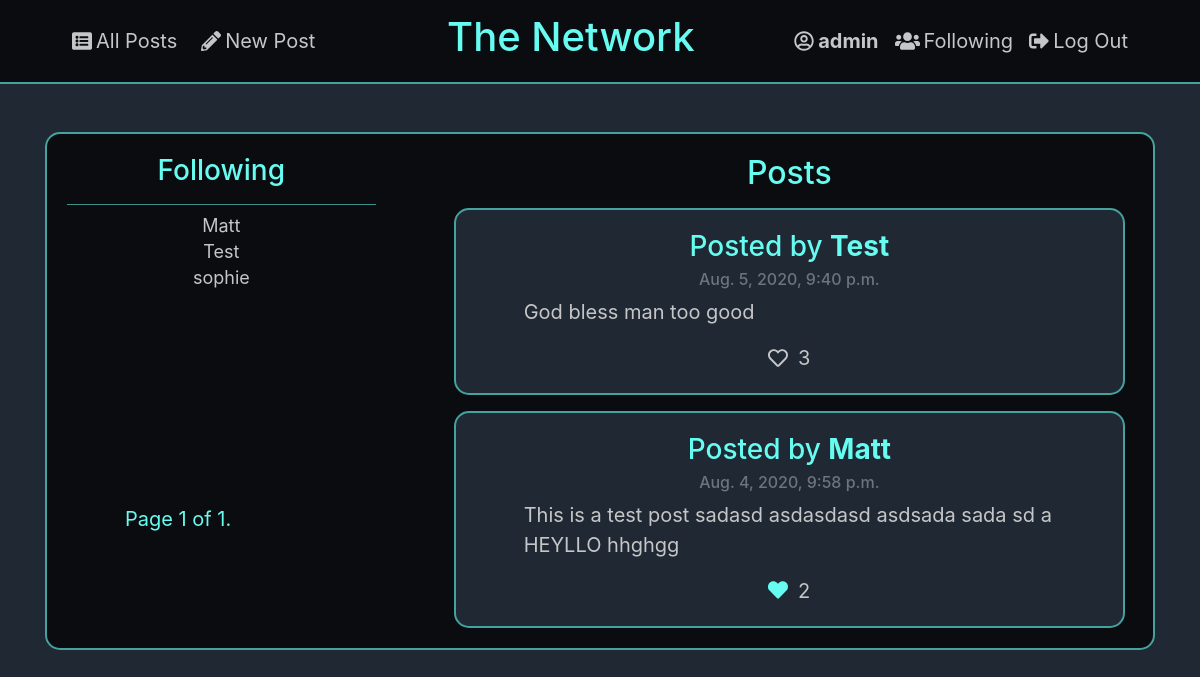
Page /following (signed in) on the earlier database version.
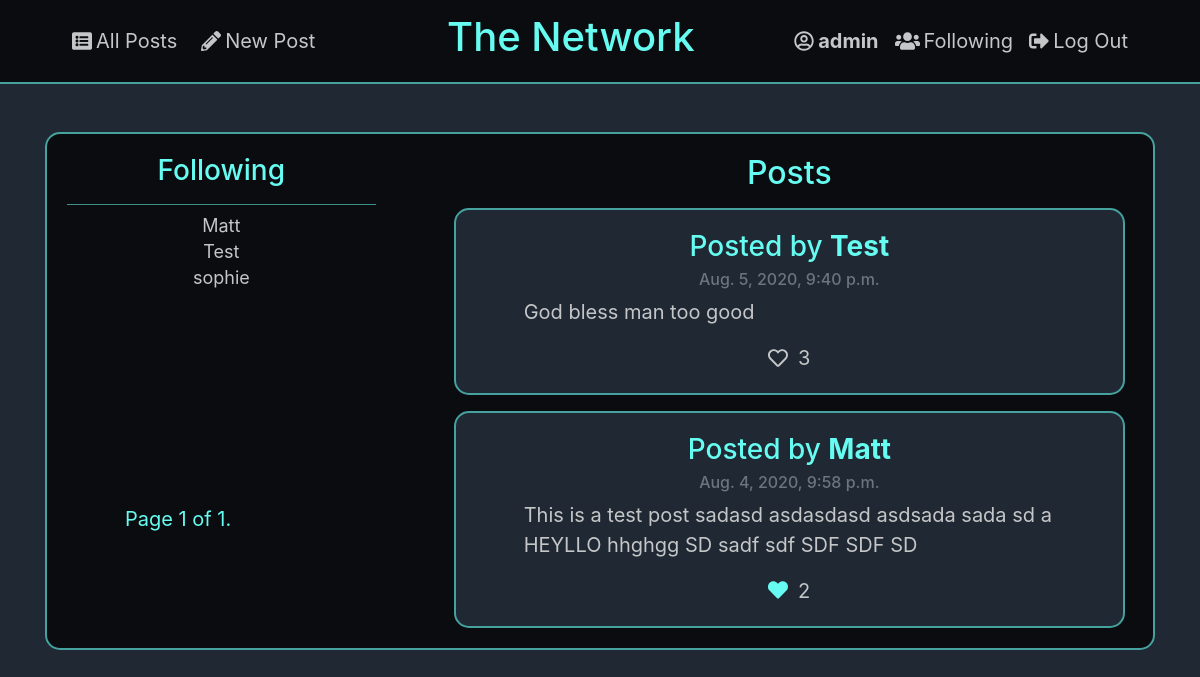
Same page on the later database version.
### network/models.py (models this page shows, shortened)
class User(AbstractUser):
    following = models.ManyToManyField('User', blank=True)

class Post(models.Model):
	content = models.CharField(max_length = 1000)
	date = models.DateTimeField(auto_now_add=True)
	username = models.CharField(max_length = 30)
	likes = models.ManyToManyField(User, blank=True)
	id = models.AutoField(primary_key=True)

### network/views.py (the view)
# urls.py: path("following", views.following, name="following"),
@login_required
def following(request):
    user = request.user
    following = request.user.following.all()
    following_usernames = [user.username for user in following]
    following_posts = Post.objects.filter(username__in=following_usernames).order_by('-date')
    paginator = Paginator(following_posts, 10)
    page_number = request.GET.get('page')
    page_obj = paginator.get_page(page_number)
    return render(request, "network/following.html", {"following": following, "page_obj": page_obj})

### network/templates/network/following.html (shortened to what this page needs)
{% extends "network/layout.html" %}
{% block body %}
	<div class="card profile-border background-color neutral-color" style="min-height:60vh">
	    <div class="row neutral-color">
	    	<div class="col-4">
				<div class="card-body text-center" style=" line-height:9px">
					<h3 class="card-title text-center light-accent"> Following </h3>
					<hr class="dark-accent">
					{% for user in following %}
						<p><a href="{% url 'profile' user.username %}" style="font-size: 18px;" class="neutral-link"> {{user.username}} </a></p>
					{% endfor %}
				</div>
				{% if page_obj %}
					<nav class="fixed-scroll-following mt-5 light-accent text-center" aria-label="Page navigation example">
						<p class="" style="font-size: 20px">
					        Page {{ page_obj.number }} of {{ page_obj.paginator.num_pages }}.
					    </p>
					</nav>
				{% endif %}
			</div>
	    	<div class="col-8">
				<div class="card-body">
					<h2 class="card-title text-center light-accent">Posts</h2>
					{% for post in page_obj %}
				    	<div class="mt-3 mx-2 px-5 card profile-border alt-background-color neutral-color">
							<div style="font-size: 20px" class="card-body">
								<h3 class="card-title text-center light-accent">Posted by <a class="light-accent" href="users/{{post.username}}"><strong> {{ post.username }}</strong></a></h3>
								<h6 class="mb-2 card-subtitle text-center text-muted"> {{post.date}} </h6>
								<div class="content-box">
									<p> {{post.content}} </p>
								</div>
								<div class="mt-2 text-center">
									{% if user.is_authenticated %}
										{% if user in post.likes.all %}
											<a onclick="profile_unlike(this, 'profile')"><i class="light-accent fas fa-heart mr-1"></i></a>
										{% else %}
											<a onclick="profile_like(this, 'profile')"><i class="neutral-link far fa-heart mr-1"></i></a>
										{% endif %}
									{% else %}
										<a onclick="login_message(this)"><i class="neutral-link far fa-heart mr-1"></i></a>
									{% endif %}
									<span> {{post.likes.count}} </span>
								</div>
							</div>
						</div>
				    {% empty %}
				    	{% if not following %}
				    		<h3 class="text-center light-accent"> You aren't following anybody! </h3>
				    	{% else %}
				    		<h3 class="text-center light-accent"> No posts from the people you are following! </h3>
				    	{% endif %}
				    {% endfor %}
				</div>
    		</div>
    	</div>
    </div>
{% endblock %}

### network/templates/network/layout.html (shortened to what this page needs)
{% load static %}
<!DOCTYPE html>
<html lang="en">
	<head>
		<link rel="stylesheet" href="https://stackpath.bootstrapcdn.com/bootstrap/4.4.1/css/bootstrap.min.css">
		<link href="{% static 'network/styles.css' %}" rel="stylesheet">
	</head>
	<body class="alt-background-color">
		<nav class="background-color navbar navbar-border navbar-expand-lg justify-content-between" style="font-size: 20px">
			<div class="ml-5">
				<ul class="navbar-nav mr-auto">
					<li class="nav-item">
					 	<a class="nav-link neutral-link" href="{% url 'index' %}"><i class="mr-1 fas fa-list-alt"></i>All Posts</a>
					</li>
					{% if user.is_authenticated %}
						<li class="nav-item ml-2">
						 	<a class="nav-link neutral-link" href="{% url 'new_post' %}"><i class="mr-1 fas fa-pencil-alt"></i>New Post</a>
						</li>
					{% endif %}
				</ul>
			</div>
			<div class="pl-5">
				<ul class="navbar-nav mr-auto">
					<li class="nav-item">
						<a class="navbar-brand light-accent" href="{% url 'index' %}"><h1>The Network</h1></a>
					</li>
				</ul>
			</div>
			<div class="pr-5">
				<ul class="neutral-color navbar-nav mr-auto">
				{% if user.is_authenticated %}
					<li class="nav-item">
						<a class="nav-link neutral-link" href="{% url 'profile' user.username %}"><i class="mr-1 far fa-user-circle"></i><strong>{{ user.username }}</strong></a>
					</li>
					<li class="nav-item">
						<a class="nav-link neutral-link" href="{% url 'following' %}"><i class="mr-1 fas fa-users"></i>Following</a>
					</li>
					<li class="nav-item">
						<a class="nav-link neutral-link" href="{% url 'logout' %}"><i class="mr-1 fas fa-sign-out-alt"></i>Log Out</a>
					</li>
				{% endif %}
			  </ul>
			</div>
		  </nav>
		<div class="container my-5 body">
			{% block body %}
			{% endblock %}
		</div>
	</body>
</html>

### network/static/network/styles.css (style rules this page uses)
.background-color { background-color: #0B0C10; }
.alt-background-color { background-color: #1F2833; }
.neutral-color { color: #C5C6C7; }
.dark-accent { background-color: #45A29E; }
.light-accent { color: #66FCF1; }
.navbar-border { border-bottom: 2px solid #45A29E; }
.neutral-link { color: #C5C6C7; }
.profile-border { border: 2px solid #45A29E; border-radius: 15px }
.fixed-scroll-following { position: fixed; top: 57%; margin-left: 6.5%; }

Differences in the rows shown:
changed Post "Matt": content "This is a test post sadasd asdasdasd asdsada sada sd a HEYLLO hhghgg" → "This is a test post sadasd asdasdasd asdsada sada sd a HEYLLO hhghgg SD sadf sdf SDF SDF SD"
